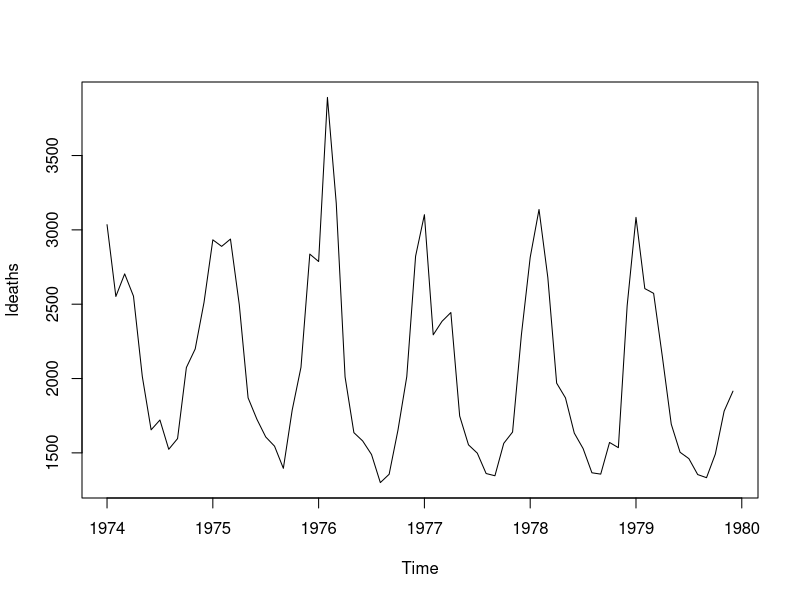
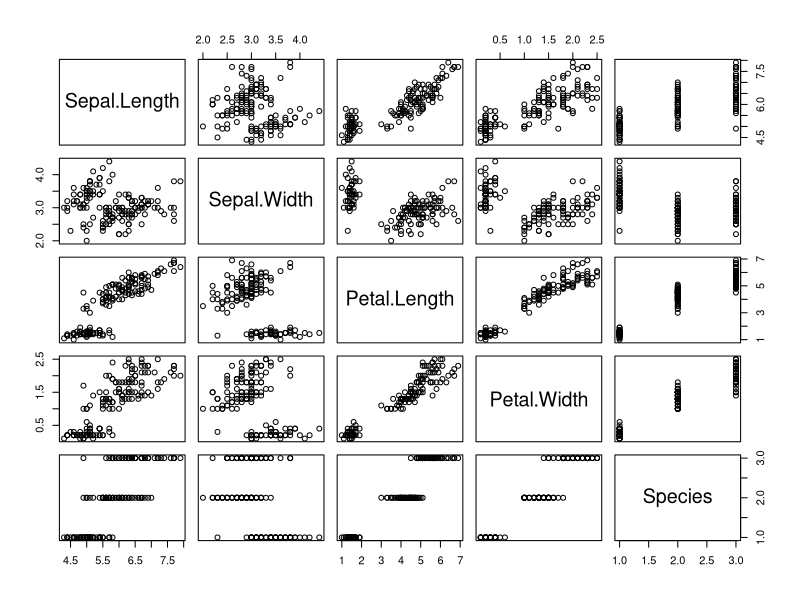
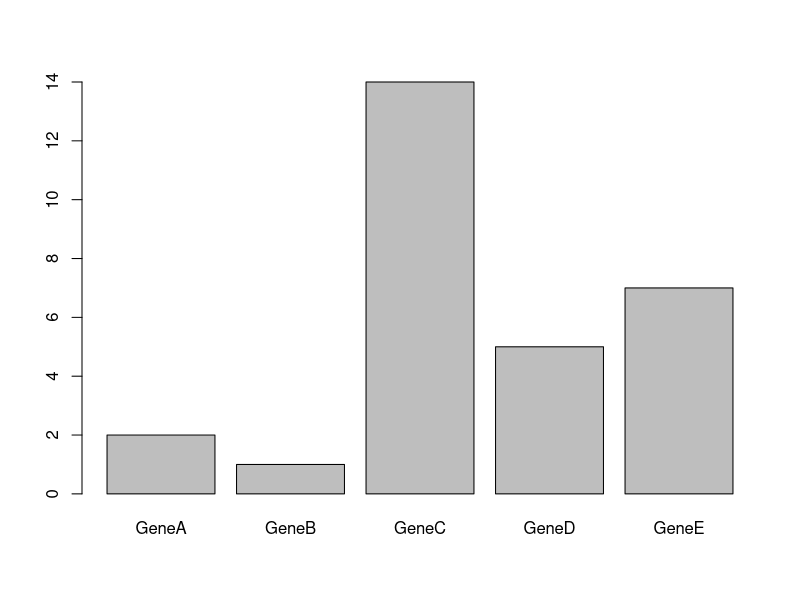
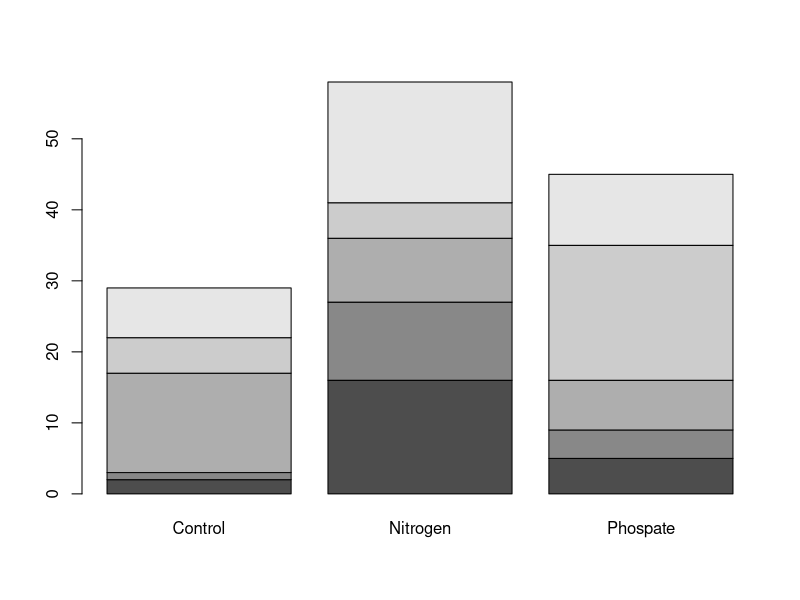
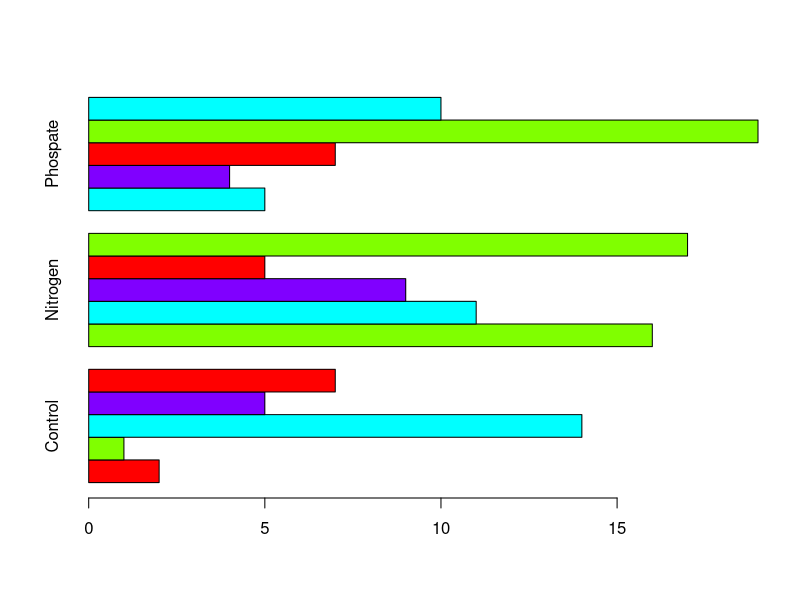
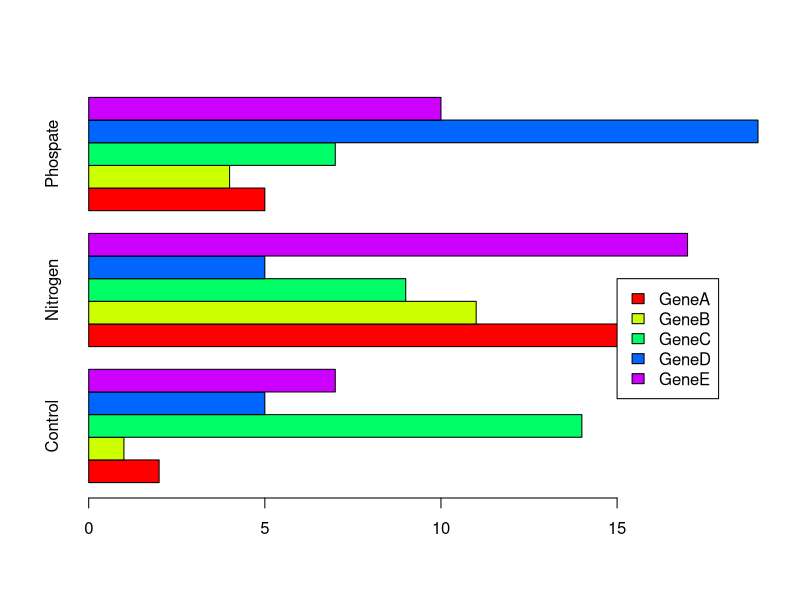
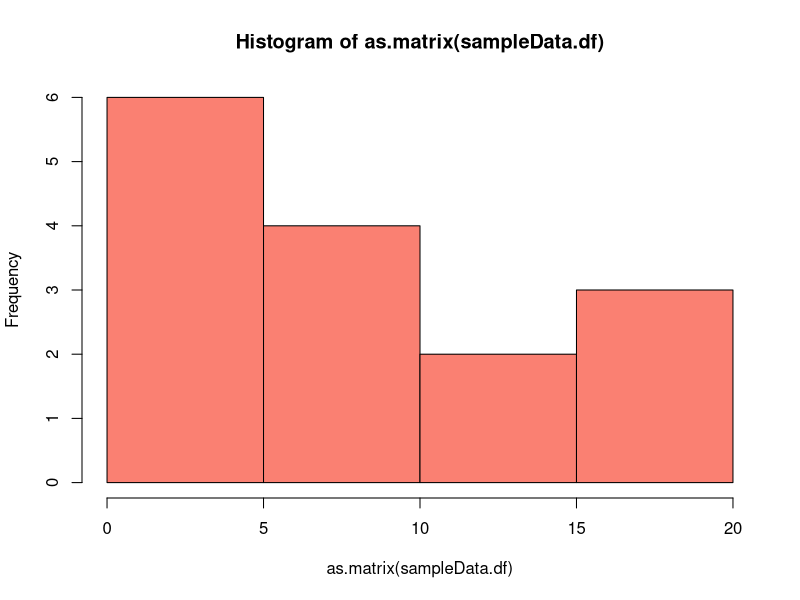
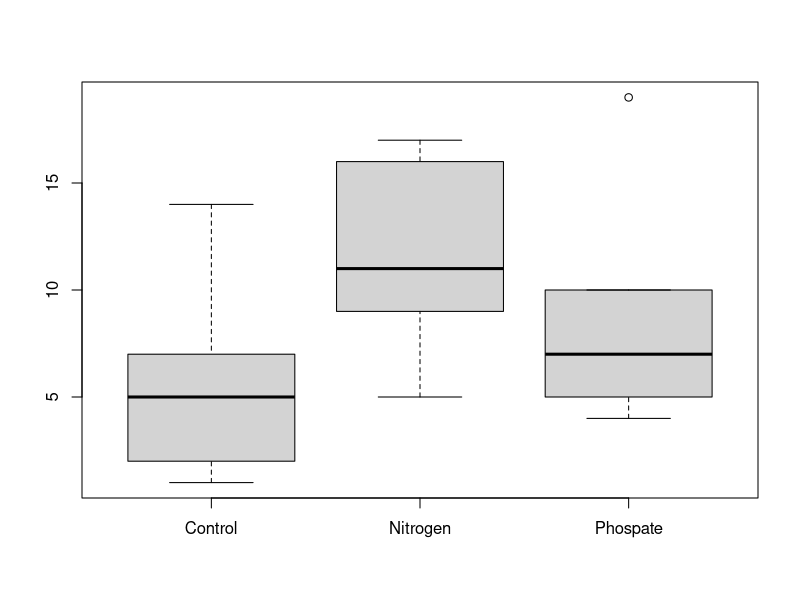

Source code (R) for these figures, in order:
## ---- chunk 1
knitr::opts_chunk$set(echo = TRUE)
## ---- chunk 2
plot(ldeaths)
## ---- chunk 3
head(iris)
plot(iris)
## ---- chunk 4
sampleData.df = data.frame(Control=sample(20,5),
                           Nitrogen=sample(20,5),
                           Phospate=sample(20,5))
rownames(sampleData.df)=c("GeneA","GeneB","GeneC", "GeneD", "GeneE")

# genes in one condition
barplot(sampleData.df$Control, names.arg=row.names(sampleData.df))

# matrix with stacked bars
barplot(height = as.matrix(sampleData.df))
#barplot(height = sampleData.df) # this does not work!

# side-by-side bars in the rainbow palette, horizontal orientation
barplot(as.matrix(sampleData.df), beside = T, horiz = TRUE, col = rainbow(4))
## ---- chunk 5
barplot(as.matrix(sampleData.df), beside = T, horiz = TRUE, col = rainbow(5))
legend(15, 10, legend = rownames(sampleData.df), fill = rainbow(5))
## ---- chunk 6
hist(as.matrix(sampleData.df), col="salmon")


## ---- chunk 7
boxplot(sampleData.df)
## ---- chunk 8
head(iris)

par(mfrow=c(2,2))
boxplot(iris$Sepal.Length ~ iris$Species,main="Sepal Length",xlab="Species",ylab="cm")
boxplot(iris$Sepal.Width ~ iris$Species,main="Sepal Width",xlab="Species",ylab="cm")
boxplot(iris$Petal.Length ~ iris$Species,main="Petal Length",xlab="Species",ylab="cm")
boxplot(iris$Petal.Length ~ iris$Species,main="Petal Width",xlab="Species",ylab="cm")

# reset display to one graph only
par(morow=c(1,1))
## ---- chunk 9
pie(sampleData.df[,"Control"], labels = rownames(sampleData.df))
## ---- chunk 10
plot(x=iris$Petal.Length, y=iris$Petal.Width)

plot(x=iris$Petal.Length, y=iris$Petal.Width, col="blue", pch=16)

## ---- chunk 11
par(mfrow = c(2,2))
plot(ldeaths, type="p")
plot(ldeaths, type="l")
plot(ldeaths, type="h")
plot(ldeaths, type="s")

## ---- chunk 12
head(colors())
tail(colors())
## ---- chunk 13
#install.packages("RColorBrewer")
library(RColorBrewer)
#display.brewer.all()

data(iris)
par(mfrow=c(2,2))
boxplot(iris$Sepal.Length~iris$Species,col="lightblue")
boxplot(iris$Sepal.Length~iris$Species,col=heat.colors(3))
boxplot(iris$Sepal.Length~iris$Species,col=topo.colors(3))
boxplot(iris$Sepal.Length~iris$Species,col=brewer.pal(n=3,name="Accent"))
## ---- chunk 14
sys = c(124,118,130,127,103,141,114)
dia = c(75,80,95,77,68,105,84)
plot(dia, sys,
     xlab="diastolic", ylab="systolic",
     xlim=c(60,110), ylim=c(90,150),
     pch=16, col="red", cex=1.3
     )

text(dia, sys,
     labels=c("A","B","C","D","E","F","G"),
     pos=2)

title(main="Arterial pressure measurements")
axis(side=1, col="lightgray", tck=1, lty="dotted")
axis(side=2, col="darkgray", tck=1, lty="dotted")
abline(lm(sys~dia)) # adds the best-fit linear regression line
## ---- chunk 15
#open a new window
#windows() #on a pc
quartz() #on a mac

#current device
dev.cur()

## ---- chunk 16
#start pdf device
pdf("mycoolplot.pdf")

# make a plot
seq.vec = seq(-4,4,length=100)
plot(x=seq.vec,y=dnorm(seq.vec),type="l",
     xlab = "z-score", ylab="density", 
     main="Standard normal distribution")

#list of devices
dev.list()
dev.cur()
## ---- chunk 17
#select a device
dev.set(3)

#end a device or close a file
dev.off()
dev.cur()

dev.off()
dev.cur()
